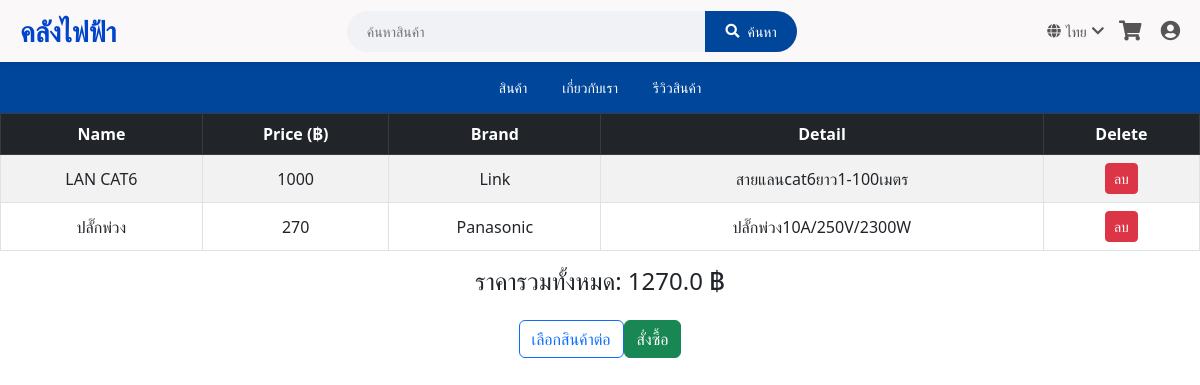
The app's page /customer_cart (signed in) with its own data.
### tables this page shows
CREATE TABLE "CART" (
	"CART_ID"	INTEGER,
	"CART_Name"	TEXT,
	"CART_Price"	INTEGER,
	"CART_Detail"	TEXT,
	"CART_Brand"	TEXT,
	"CUSTOMER_ID"	INTEGER,
	PRIMARY KEY("CART_ID" AUTOINCREMENT),
	CONSTRAINT "CUSTOMER_FK" FOREIGN KEY("CUSTOMER_ID") REFERENCES ""
);

### main.py (the view)
@app.route('/customer_cart')
def customer_cart():
    if 'customer_id' not in session:
        return redirect(url_for("login"))
    customer_id = session['customer_id']
    conn = sqlite3.connect("ELEC_DB.db")
    conn.row_factory = sqlite3.Row
    c = conn.cursor()
    c.execute("SELECT * FROM CART WHERE CUSTOMER_ID=?", (customer_id,))
    cart_items = c.fetchall()
    conn.close()
    total_price = sum(float(item["CART_Price"]) for item in cart_items)
    return render_template("customer_cart.html", CART=cart_items, total_price=total_price)

### templates/customer_cart.html
{% extends "customer_layout.html"%}
{% block content %}
<table class="table table-bordered table-striped text-center align-middle">
  <thead class="table-dark">
    <tr>
      <th>Name</th>
      <th>Price (฿)</th>
      <th>Brand</th>
      <th>Detail</th>
      <th>Delete</th>
    </tr>
  </thead>
  <tbody>
    {% for item in CART %}
    <tr>
      <td>{{ item[1] }}</td>
      <td>{{ item[2] }}</td>
      <td>{{ item[4] }}</td>
      <td>{{ item[3] }}</td>
      <td>
        <a href="{{ url_for('delete_cart', cart_id=item[0]) }}"
           class="btn btn-danger btn-sm"
           onclick="return confirm('คุณต้องการลบสินค้านี้หรือไม่?');">
           ลบ
        </a>
      </td>
    </tr>
    {% endfor %}
  </tbody>
</table>
<div class="text-end mt-3 mb-4">
  <h4 style="text-align: center;">ราคารวมทั้งหมด: {{ total_price }} ฿</h4>
</div>
<div class="d-flex justify-content-center" >
  <a href="/" class="btn btn-outline-primary">
    เลือกสินค้าต่อ
  </a>
  <a href="" class="btn btn-success">
    สั่งซื้อ
  </a>
</div>
{% endblock%}

### records on screen
CART: CART_Name "LAN CAT6", CART_Price "1000", CART_Brand "Link", CART_Detail "สายแลนcat6ยาว1-100เมตร"
CART: CART_Name "ปลั๊กพ่วง", CART_Price "270", CART_Brand "Panasonic", CART_Detail "ปลั๊กพ่วง10A/250V/2300W"

### other values on screen
{{ total_price }} "1270.0"
